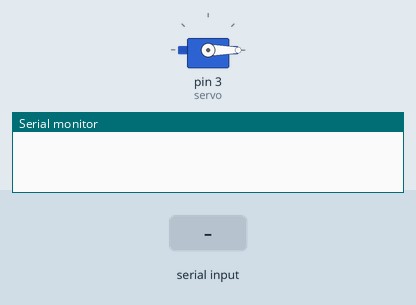
This sketch was run on a simulated Arduino Uno, built with avr-gcc and run on an emulated ATmega328P. On the bench: servo, the last lines printed to the serial monitor. The test bench sets the inputs (shaded band).

Above: at 1.2 s.
1.3 s: "i" received over Serial
At 2.5 s:
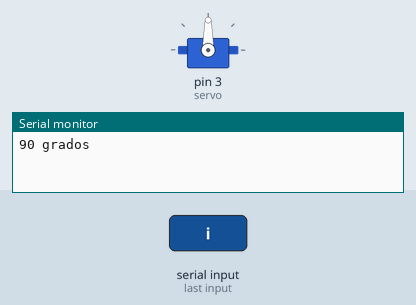
4.3 s: "d" received over Serial
At 4.8 s:
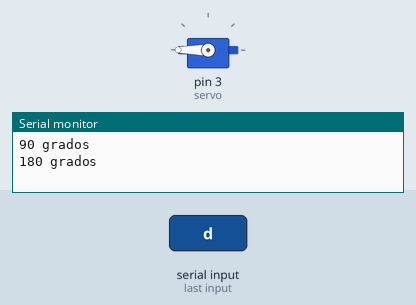
7.3 s: "t" received over Serial
At 9.8 s:
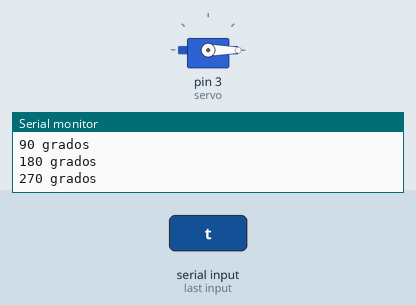
Timing chart, 0 to 11.3 s (numbered marks = the images above; inputs shaded):
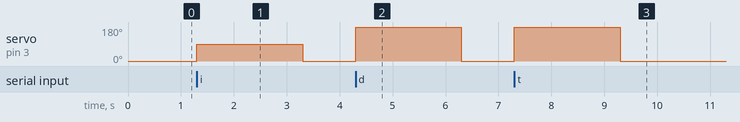

Measured:
- after the input at 1.3 s, servo on pin 3 (servo): 0° → 90° at once, → 0° 2.0 s later
- after the input at 4.3 s, servo on pin 3 (servo): 0° → 180° at once, → 0° 2.0 s later
- after the input at 7.3 s, servo on pin 3 (servo): 0° → 180° at once, → 0° 2.0 s later

The sketch:

servoMotor.ino
```cpp
#include<Servo.h>

Servo servo;


void setup() {
  Serial.begin(9600);
  servo.attach(3);

}

void loop() {

  servo.write(0);

  if(Serial.available()>0){

    char entrada = Serial.read();

    if(entrada == 'i'){
      servo.write(90);
      Serial.println("90 grados");
      delay(2000);
    }

    if(entrada == 'd'){
      servo.write(180);
      Serial.println("180 grados");
      delay(2000);
    }

     if(entrada == 't'){
      servo.write(270);
      Serial.println("270 grados");
      delay(2000);
    }

    Serial.flush();
  }

 //if(Serial.availableForWrite()>0){
    //Serial.print("hola");
//  }

  //servo.write(0);
  //delay(2000);
  //servo.write(90);
  //delay(2000);
  //servo.write(180);
  //delay(2000);

}
```
